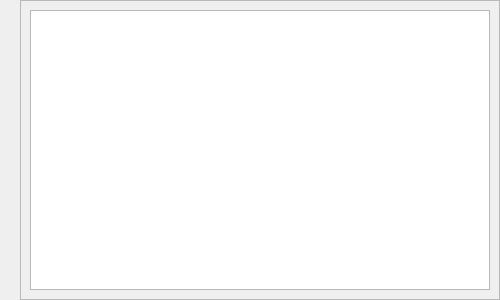
<?xml version="1.0" encoding="UTF-8"?>
<ui version="4.0">
 <class>UIAuxiliary</class>
 <widget class="QWidget" name="UIAuxiliary">
  <property name="geometry">
   <rect>
    <x>0</x>
    <y>0</y>
    <width>500</width>
    <height>300</height>
   </rect>
  </property>
  <property name="windowTitle">
   <string>UIAuxiliary</string>
  </property>
  <widget class="QTableWidget" name="Auxiliary_tableWidget">
   <property name="geometry">
    <rect>
     <x>30</x>
     <y>10</y>
     <width>460</width>
     <height>280</height>
    </rect>
   </property>
  </widget>
  <widget class="QLabel" name="label">
   <property name="geometry">
    <rect>
     <x>5</x>
     <y>130</y>
     <width>15</width>
     <height>50</height>
    </rect>
   </property>
   <property name="styleSheet">
    <string notr="true">border-image: url(:/LoginWindow/images/AuxiliaryArrow.png);</string>
   </property>
   <property name="text">
    <string/>
   </property>
  </widget>
  <widget class="QFrame" name="Auxiliary_frame">
   <property name="geometry">
    <rect>
     <x>20</x>
     <y>0</y>
     <width>480</width>
     <height>300</height>
    </rect>
   </property>
   <property name="frameShape">
    <enum>QFrame::StyledPanel</enum>
   </property>
   <property name="frameShadow">
    <enum>QFrame::Raised</enum>
   </property>
  </widget>
  <zorder>Auxiliary_frame</zorder>
  <zorder>Auxiliary_tableWidget</zorder>
  <zorder>label</zorder>
 </widget>
 <layoutdefault spacing="6" margin="11"/>
 <resources>
  <include location="loginwindow.qrc"/>
 </resources>
 <connections/>
</ui>
